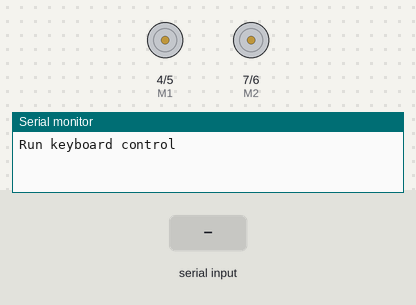
This sketch was run on a simulated Arduino Uno, built with avr-gcc and run on an emulated ATmega328P. On the bench: direction and speed pins drawn as motors (green arrow = direction pin HIGH = forward, orange = LOW = backward, longer = more drive), the last lines printed to the serial monitor. Inputs (shaded band) come from the test bench.

Above: at 2.2 s.
2.3 s: "w" received over Serial
At 3.06 s:
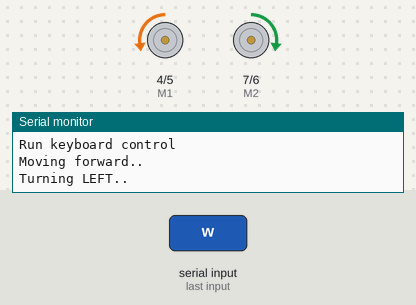
8.3 s: "s" received over Serial
At 11.1 s:
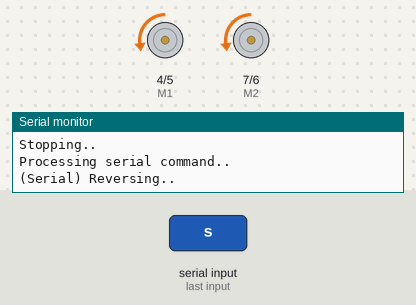
11.3 s: "W" received over Serial
At 13.3 s:
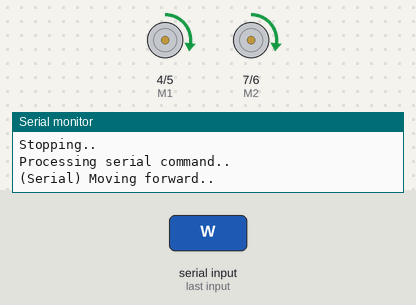
14.3 s: "S" received over Serial
Timing chart, 0 to 18.3 s (numbered marks = the images above; inputs shaded):
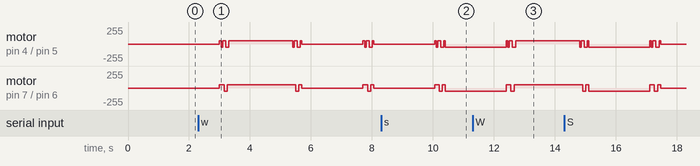

Measured:
- after the input at 11.3 s, motor on pin 4 (M1) / pin 5 (E1), motor on pin 7 (M2) / pin 6 (E2): goes on until 12.7 s, then stays forward 50/255

The sketch:

Romeo_v1_1_Motors_PWM.ino
```cpp
// (licence header left out)
//  Standard PWM DC control
int E1 = 5;                           //  M1 Speed Control
int M1 = 4;                           //  M1 Direction Control

int E2 = 6;                           //  M2 Speed Control
int M2 = 7;                           //  M2 Direction Control

//  Stop
void stop (void) {
  digitalWrite(E1, LOW);
  digitalWrite(E2, LOW);
}

//  Move forward
void forward (char a, char b, short ms = 0) {
  analogWrite (E1, a);                //  PWM Speed Control
  digitalWrite(M1, HIGH);

  analogWrite (E2, b);
  digitalWrite(M2, HIGH);

  if (ms > 0) {
    delay(ms);
  }
}

//  Move backward
void reverse (char a, char b, short ms = 0) {
  analogWrite (E1, a);
  digitalWrite(M1, LOW);

  analogWrite (E2, b);
  digitalWrite(M2, LOW);

  if (ms > 0) {
    delay(ms);
  }
}

//  Turn Left
void turnLeft (char a, char b, short ms = 0) {
  analogWrite (E1, a);
  digitalWrite(M1, LOW);

  analogWrite (E2, b);
  digitalWrite(M2, HIGH);

  if (ms > 0) {
    delay(ms);
  }
}

//  Turn Right
void turnRight (char a, char b, short ms = 0) {
  analogWrite (E1, a);
  digitalWrite(M1, HIGH);

  analogWrite (E2, b);
  digitalWrite(M2, LOW);

  if (ms > 0) {
    delay(ms);
  }
}

void setup (void) {
  int i;

  for(i = 4; i <= 7; i++) {
    pinMode(i, OUTPUT);
  }

  //  Set Baud Rate
  Serial.begin(9600);

  delay(1000);

  Serial.println("Run keyboard control");
}

void loop (void) {
  char val;

  if (Serial.available()) {
    Serial.println(F("Processing serial command.."));

    val = Serial.read();

    if (val != -1) {
      switch(val) {
        case 'w':                     //  Move Forward
        case 'W':
          Serial.println(F("(Serial) Moving forward.."));
          forward(50, 50);          //  Move forward in max speed
          break;

        case 's':                     //  Move Backward
        case 'S':
          Serial.println(F("(Serial) Reversing.."));
          reverse(50, 50);          //  Move back in max speed
          break;

        case 'a':                     //  Turn Left
        case 'A':
          Serial.println(F("(Serial) Turning LEFT.."));
          turnLeft(50, 50);
          break;

        case 'd':                     //  Turn Right
        case 'D':
          Serial.println(F("(Serial) Turning RIGHT.."));
          turnRight(50, 50);
          break;

        case 'z':
        case 'Z':
          Serial.println("(Serial) Hello");
          break;

        case 'x':
        case 'X':
          Serial.println(F("(Serial) Stopping.."));
          stop();
          break;

        default:
          Serial.println(F("(Serial) Invalid command!"));
          break;
      }
    } else {
      Serial.println(F("Stopping.."));
      stop();
    }
  } else {
    delay(2000);
    Serial.println(F("Moving forward.."));
    forward(50, 50, 50);
    Serial.println(F("Turning LEFT.."));
    turnLeft(50, 50, 50);
    Serial.println(F("Moving forward.."));
    forward(50, 50, 50);
    Serial.println(F("Turning RIGHT.."));
    turnRight(50, 50, 50);
    Serial.println(F("Reversing.."));
    reverse(50, 50, 50);
    Serial.println(F("Turning LEFT.."));
    turnLeft(50, 50, 50);
    Serial.println(F("Moving forward.."));
    forward(50, 50, 50);
    Serial.println(F("Stopping.."));
    stop();
  }
}
```
